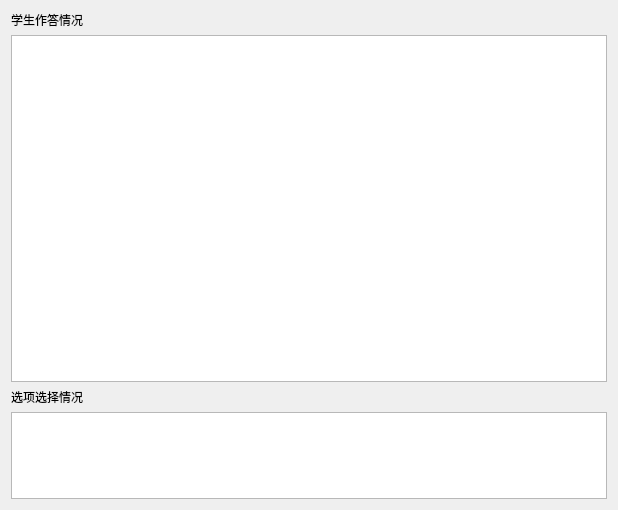
<?xml version="1.0" encoding="UTF-8"?>
<ui version="4.0">
 <class>AnswerResWindow</class>
 <widget class="QDialog" name="AnswerResWindow">
  <property name="geometry">
   <rect>
    <x>0</x>
    <y>0</y>
    <width>618</width>
    <height>510</height>
   </rect>
  </property>
  <property name="minimumSize">
   <size>
    <width>618</width>
    <height>510</height>
   </size>
  </property>
  <property name="windowTitle">
   <string>AnswerResWindow</string>
  </property>
  <layout class="QVBoxLayout" name="verticalLayout_2">
   <item>
    <layout class="QVBoxLayout" name="verticalLayout" stretch="0,4,0,1">
     <item>
      <widget class="QLabel" name="label">
       <property name="text">
        <string>学生作答情况</string>
       </property>
      </widget>
     </item>
     <item>
      <widget class="QTableView" name="StuResView"/>
     </item>
     <item>
      <widget class="QLabel" name="label_2">
       <property name="text">
        <string>选项选择情况</string>
       </property>
      </widget>
     </item>
     <item>
      <widget class="QTableView" name="AnsResView"/>
     </item>
    </layout>
   </item>
  </layout>
 </widget>
 <layoutdefault spacing="6" margin="11"/>
 <resources/>
 <connections/>
</ui>
